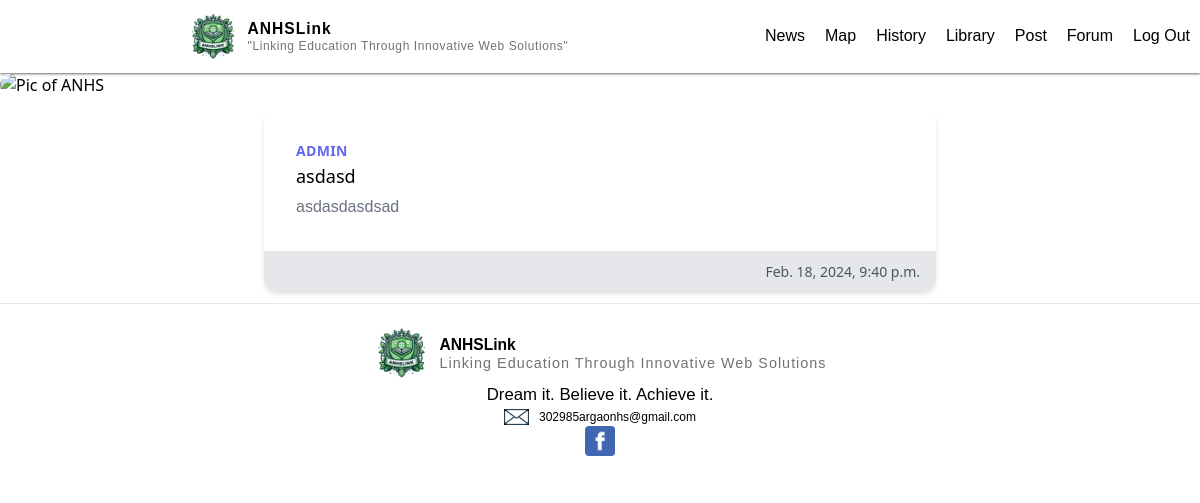
The page / (signed in) on the database as committed earlier.
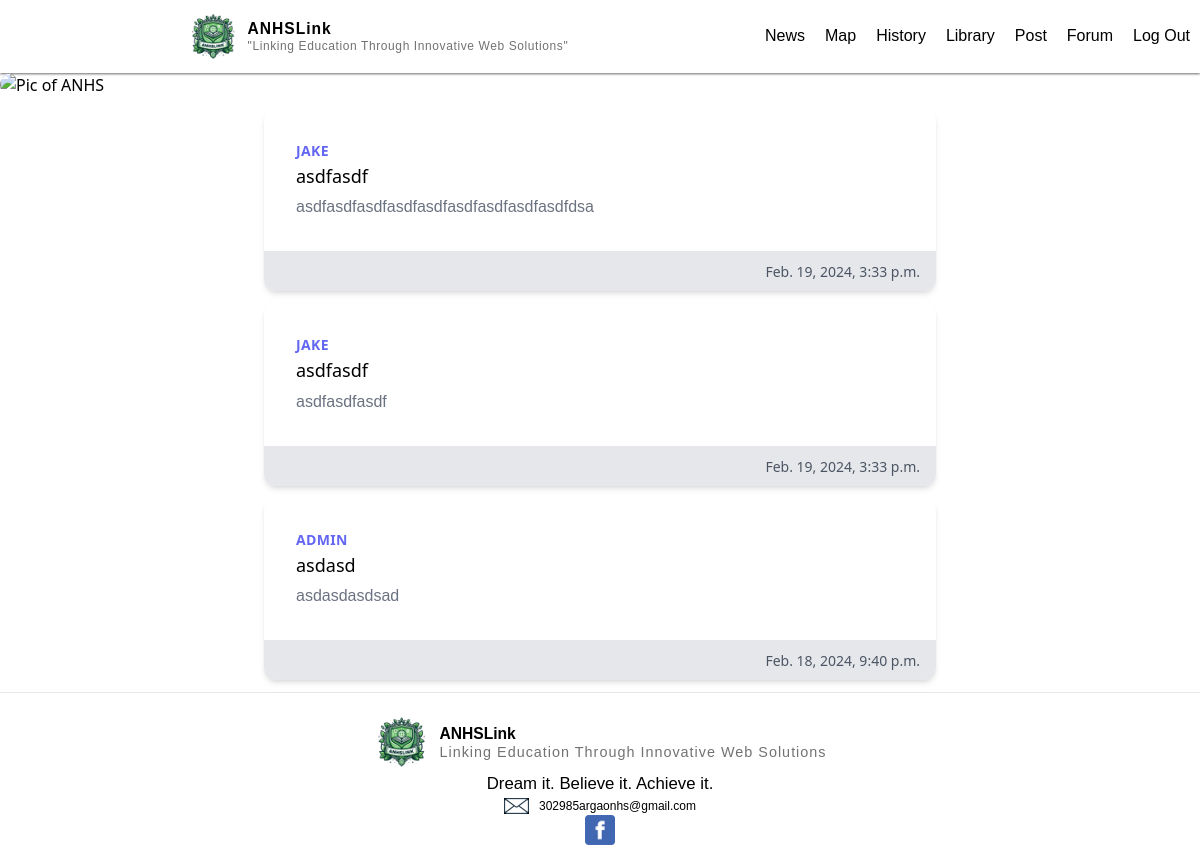
The same page on the database as committed later.
### main/models.py (models this page shows, shortened)
class Post(models.Model):
    author = models.ForeignKey(User, on_delete=models.CASCADE)
    title = models.CharField (max_length=200)
    description = models.TextField()
    created_at = models.DateTimeField(auto_now_add=True)
    updated_at = models.DateTimeField(auto_now=True)

### main/views.py (the view)
# urls.py: path("", views.home, name="home"),
@login_required(login_url="/anhs")
def home (request):
    posts = Post.objects.all().order_by('-created_at')
    return render(request,"main/home.html", {"posts":posts})

### main/templates/main/home.html (shortened to what this page needs)
{% extends "main/base.html" %}
{% load static %}
{% block body %}
<div class="image_container">
  <img class="picture rounded-full" src="{% static 'pictures/News_sign.png' %}" alt="Pic of ANHS" width="100%">
</div>
{% for post in posts %}
<div class="max-w-md mx-auto bg-white rounded-xl shadow-md overflow-hidden md:max-w-2xl m-3">
  <div class="md:flex">
    <div class="p-8">
      <div class="uppercase tracking-wide text-sm text-indigo-500 font-semibold">{{post.author.username}}</div>
      <a href="#" class="block mt-1 text-lg leading-tight font-medium text-black hover:underline">{{post.title}}</a>
      <p class="mt-2 text-gray-500">{{post.description}}</p>
    </div>
  </div>
  <div class="px-4 py-2 bg-gray-200 text-right">
    <span class="text-sm text-gray-600">{{post.created_at}}</span>
  </div>
</div>
{% empty %}
<p class="m-3 text-center text-gray-500">No posts</p>
{% endfor %}
{% endblock %}

Rows that differ between the two databases and show on the page:
added Post: author.username "JAKE", title "asdfasdf", description "asdfasdfasdfasdfasdfasdfasdfasdfasdfdsa", created_at "Feb. 19, 2024, 3:33 p.m."
added Post: author.username "JAKE", title "asdfasdf", description "asdfasdfasdf", created_at "Feb. 19, 2024, 3:33 p.m."
